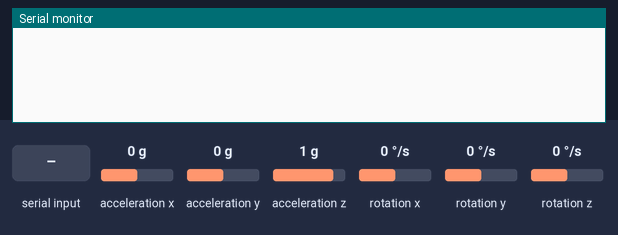
This sketch was run on a simulated Arduino Uno, built with avr-gcc and run on an emulated ATmega328P. Parts: the last lines printed to the serial monitor. The inputs (shaded band) are chosen by the test bench; at power-on: acceleration x 0 g, acceleration y 0 g, acceleration z 1 g, rotation x 0 °/s, rotation y 0 °/s, rotation z 0 °/s.

Above: at 2.2 s.
2.3 s: "X" received over Serial
At 2.9 s:
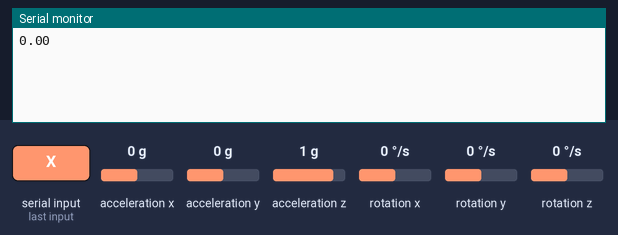
3.8 s: "R" received over Serial
At 6.0 s:
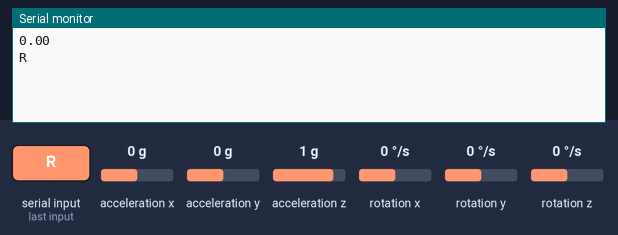

Measured:
- after the input at 2.3 s, the serial monitor: prints a new line at once (image 1)
- after the input at 3.8 s, the serial monitor: prints a new line after 1.0 s (image 2)

The sketch:

GetAngle.ino
```cpp
// (licence header left out)
#include "Wire.h"
#include <MPU6050_light.h>

MPU6050 mpu(Wire);
unsigned long timer = 0;

void setup() {
  Serial.begin(1000000);
  Wire.begin();

  byte status = mpu.begin();
  //Serial.print(F("MPU6050 status: "));
  //Serial.println(status);
  while(status!=0){ } // stop everything if could not connect to MPU6050

  //Serial.println(F("Calculating offsets, do not move MPU6050"));
  // delay(1000);
  // mpu.upsideDownMounting = true; // uncomment this line if the MPU6050 is mounted upside-down
  mpu.calcOffsets(); // gyro and accelero
  //Serial.println("Done!\n");
}

void loop() {
  mpu.update();

  if(Serial.available()) {
    char c = Serial.read();
    switch(c) {
      case 'X':
        Serial.println(mpu.getAngleX());
        break;
      case 'Y':
        Serial.println(mpu.getAngleY());
        break;
      case 'Z':
        Serial.println(mpu.getAngleZ());
        break;
      case 'R':
        // Re-calibrate
        mpu.begin();
        mpu.calcOffsets();
        Serial.println('R'); // Send something back to indicate that re-calibration is done
    }
  }

}
```
